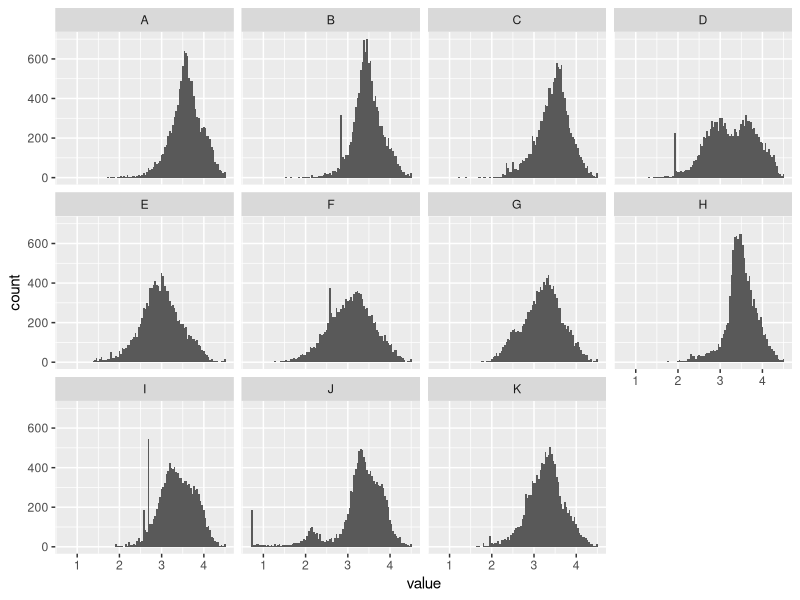

This figure's R source: (Note: this script raises an error after producing the figure.)
## ---- chunk 1
knitr::opts_chunk$set(echo = TRUE)
library("tidyverse")
library("ggplot2")

## ---- chunk 2
a1_data <- read_csv("a1_data.csv")
print(a1_data)

ggplot(pivot_longer(a1_data, everything()), aes(value)) +
geom_histogram(bins = 100) +
facet_wrap(~name, nrow = 3)

## ---- chunk 3
# test the procedure: ranking by variance and then do pairwise correlation tests:

variances <- a1_data %>% summarise(var)
variances

as.numeric(variances[1,])

variances_df = tibble("vars" = variances %>% names(), "variance" = as.numeric(variances[1,]))

variances_df %>% arrange(variance, decreasing = TRUE)

